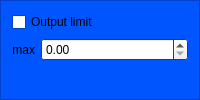
       <widget class="QFrame" name="frame_out_limit">
        <property name="sizePolicy">
         <sizepolicy hsizetype="Expanding" vsizetype="Preferred">
          <horstretch>1</horstretch>
          <verstretch>0</verstretch>
         </sizepolicy>
        </property>
        <property name="palette">
         <palette>
          <active>
           <colorrole role="Base">
            <brush brushstyle="SolidPattern">
             <color alpha="255">
              <red>255</red>
              <green>255</green>
              <blue>255</blue>
             </color>
            </brush>
           </colorrole>
           <colorrole role="Window">
            <brush brushstyle="SolidPattern">
             <color alpha="255">
              <red>0</red>
              <green>85</green>
              <blue>255</blue>
             </color>
            </brush>
           </colorrole>
          </active>
          <inactive>
           <colorrole role="Base">
            <brush brushstyle="SolidPattern">
             <color alpha="255">
              <red>255</red>
              <green>255</green>
              <blue>255</blue>
             </color>
            </brush>
           </colorrole>
           <colorrole role="Window">
            <brush brushstyle="SolidPattern">
             <color alpha="255">
              <red>0</red>
              <green>85</green>
              <blue>255</blue>
             </color>
            </brush>
           </colorrole>
          </inactive>
          <disabled>
           <colorrole role="Base">
            <brush brushstyle="SolidPattern">
             <color alpha="255">
              <red>0</red>
              <green>85</green>
              <blue>255</blue>
             </color>
            </brush>
           </colorrole>
           <colorrole role="Window">
            <brush brushstyle="SolidPattern">
             <color alpha="255">
              <red>0</red>
              <green>85</green>
              <blue>255</blue>
             </color>
            </brush>
           </colorrole>
          </disabled>
         </palette>
        </property>
        <property name="frameShape">
         <enum>QFrame::StyledPanel</enum>
        </property>
        <property name="frameShadow">
         <enum>QFrame::Raised</enum>
        </property>
        <layout class="QFormLayout" name="formLayout_3">
         <item row="0" column="0" colspan="2">
          <widget class="QCheckBox" name="checkBox_out_limit">
           <property name="text">
            <string>Output limit</string>
           </property>
          </widget>
         </item>
         <item row="1" column="0">
          <widget class="QLabel" name="label_out_limit">
           <property name="text">
            <string>max</string>
           </property>
           <property name="alignment">
            <set>Qt::AlignRight|Qt::AlignTrailing|Qt::AlignVCenter</set>
           </property>
          </widget>
         </item>
         <item row="1" column="1">
          <widget class="QDoubleSpinBox" name="edit_output_limit">
           <property name="sizePolicy">
            <sizepolicy hsizetype="Expanding" vsizetype="Fixed">
             <horstretch>0</horstretch>
             <verstretch>0</verstretch>
            </sizepolicy>
           </property>
           <property name="maximum">
            <double>9999.989999999999782</double>
           </property>
          </widget>
         </item>
        </layout>
       </widget>
